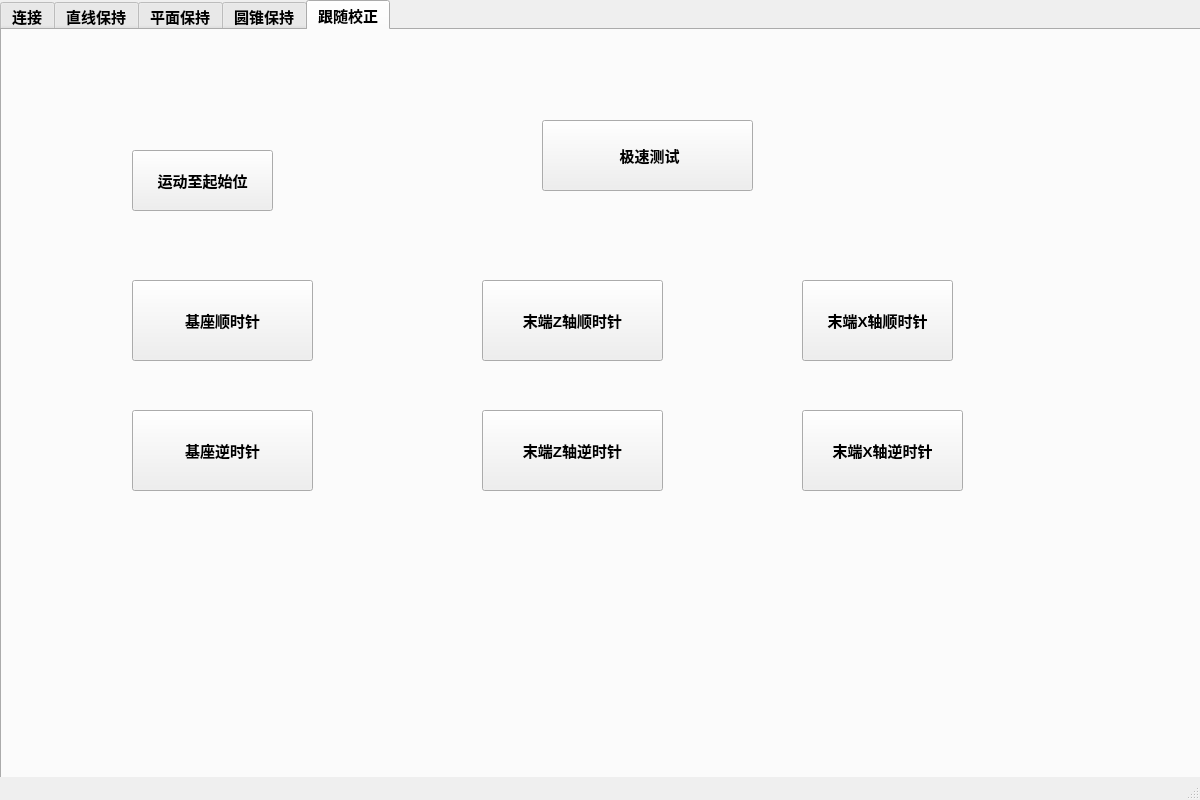
<?xml version="1.0" encoding="UTF-8"?>
<ui version="4.0">
 <class>TestMainWindow</class>
 <widget class="QMainWindow" name="TestMainWindow">
  <property name="geometry">
   <rect>
    <x>0</x>
    <y>0</y>
    <width>1200</width>
    <height>800</height>
   </rect>
  </property>
  <property name="font">
   <font>
    <pointsize>11</pointsize>
    <weight>75</weight>
    <bold>true</bold>
   </font>
  </property>
  <property name="windowTitle">
   <string>TestMainWindow</string>
  </property>
  <widget class="QWidget" name="centralwidget">
   <widget class="QTabWidget" name="tabWidget">
    <property name="geometry">
     <rect>
      <x>0</x>
      <y>0</y>
      <width>1401</width>
      <height>1081</height>
     </rect>
    </property>
    <property name="font">
     <font>
      <pointsize>11</pointsize>
      <weight>75</weight>
      <bold>true</bold>
     </font>
    </property>
    <property name="currentIndex">
     <number>4</number>
    </property>
    <property name="iconSize">
     <size>
      <width>20</width>
      <height>16</height>
     </size>
    </property>
    <widget class="QWidget" name="tab">
     <attribute name="title">
      <string>连接</string>
     </attribute>
     <widget class="QWidget" name="horizontalLayoutWidget">
      <property name="geometry">
       <rect>
        <x>20</x>
        <y>30</y>
        <width>311</width>
        <height>80</height>
       </rect>
      </property>
      <layout class="QHBoxLayout" name="horizontalLayout">
       <item>
        <widget class="QLabel" name="label">
         <property name="text">
          <string>IP地址：</string>
         </property>
        </widget>
       </item>
       <item>
        <spacer name="horizontalSpacer">
         <property name="orientation">
          <enum>Qt::Horizontal</enum>
         </property>
         <property name="sizeHint" stdset="0">
          <size>
           <width>40</width>
           <height>20</height>
          </size>
         </property>
        </spacer>
       </item>
       <item>
        <widget class="QLineEdit" name="lineEdit"/>
       </item>
      </layout>
     </widget>
     <widget class="QWidget" name="horizontalLayoutWidget_2">
      <property name="geometry">
       <rect>
        <x>490</x>
        <y>30</y>
        <width>341</width>
        <height>81</height>
       </rect>
      </property>
      <layout class="QHBoxLayout" name="horizontalLayout_2">
       <item>
        <widget class="QPushButton" name="connect_button">
         <property name="text">
          <string>连接</string>
         </property>
        </widget>
       </item>
       <item>
        <spacer name="horizontalSpacer_3">
         <property name="orientation">
          <enum>Qt::Horizontal</enum>
         </property>
         <property name="sizeHint" stdset="0">
          <size>
           <width>40</width>
           <height>20</height>
          </size>
         </property>
        </spacer>
       </item>
       <item>
        <widget class="QLineEdit" name="lineEdit_2"/>
       </item>
       <item>
        <spacer name="horizontalSpacer_2">
         <property name="orientation">
          <enum>Qt::Horizontal</enum>
         </property>
         <property name="sizeHint" stdset="0">
          <size>
           <width>40</width>
           <height>20</height>
          </size>
         </property>
        </spacer>
       </item>
      </layout>
     </widget>
     <widget class="QPushButton" name="getdata_btn">
      <property name="geometry">
       <rect>
        <x>20</x>
        <y>180</y>
        <width>121</width>
        <height>51</height>
       </rect>
      </property>
      <property name="font">
       <font>
        <family>Agency FB</family>
        <pointsize>14</pointsize>
        <weight>75</weight>
        <bold>true</bold>
       </font>
      </property>
      <property name="text">
       <string>获取数据</string>
      </property>
     </widget>
     <widget class="QPushButton" name="freemode_btn">
      <property name="geometry">
       <rect>
        <x>340</x>
        <y>180</y>
        <width>131</width>
        <height>51</height>
       </rect>
      </property>
      <property name="font">
       <font>
        <pointsize>14</pointsize>
        <weight>75</weight>
        <bold>true</bold>
       </font>
      </property>
      <property name="text">
       <string>自由拖动</string>
      </property>
     </widget>
     <widget class="QPushButton" name="close_btn">
      <property name="geometry">
       <rect>
        <x>650</x>
        <y>180</y>
        <width>151</width>
        <height>51</height>
       </rect>
      </property>
      <property name="font">
       <font>
        <pointsize>14</pointsize>
        <weight>75</weight>
        <bold>true</bold>
       </font>
      </property>
      <property name="text">
       <string>关闭机器臂</string>
      </property>
     </widget>
     <widget class="QWidget" name="horizontalLayoutWidget_3">
      <property name="geometry">
       <rect>
        <x>90</x>
        <y>350</y>
        <width>651</width>
        <height>87</height>
       </rect>
      </property>
      <layout class="QHBoxLayout" name="horizontalLayout_3">
       <property name="spacing">
        <number>15</number>
       </property>
       <item>
        <widget class="QTextEdit" name="pose0_txt"/>
       </item>
       <item>
        <widget class="QTextEdit" name="pose1_txt"/>
       </item>
       <item>
        <widget class="QTextEdit" name="pose2_txt"/>
       </item>
       <item>
        <widget class="QTextEdit" name="pose3_txt"/>
       </item>
       <item>
        <widget class="QTextEdit" name="pose4_txt"/>
       </item>
       <item>
        <widget class="QTextEdit" name="pose5_txt"/>
       </item>
      </layout>
     </widget>
     <widget class="QLabel" name="label_2">
      <property name="geometry">
       <rect>
        <x>10</x>
        <y>360</y>
        <width>71</width>
        <height>31</height>
       </rect>
      </property>
      <property name="font">
       <font>
        <pointsize>18</pointsize>
        <weight>75</weight>
        <bold>true</bold>
       </font>
      </property>
      <property name="text">
       <string>位姿：</string>
      </property>
     </widget>
     <widget class="QLabel" name="label_3">
      <property name="geometry">
       <rect>
        <x>10</x>
        <y>460</y>
        <width>71</width>
        <height>31</height>
       </rect>
      </property>
      <property name="font">
       <font>
        <pointsize>18</pointsize>
        <weight>75</weight>
        <bold>true</bold>
       </font>
      </property>
      <property name="text">
       <string>速度：</string>
      </property>
     </widget>
     <widget class="QWidget" name="horizontalLayoutWidget_4">
      <property name="geometry">
       <rect>
        <x>90</x>
        <y>450</y>
        <width>651</width>
        <height>87</height>
       </rect>
      </property>
      <layout class="QHBoxLayout" name="horizontalLayout_4">
       <property name="spacing">
        <number>15</number>
       </property>
       <item>
        <widget class="QTextEdit" name="speed0_txt"/>
       </item>
       <item>
        <widget class="QTextEdit" name="speed1_txt"/>
       </item>
       <item>
        <widget class="QTextEdit" name="speed2_txt"/>
       </item>
       <item>
        <widget class="QTextEdit" name="speed3_txt"/>
       </item>
       <item>
        <widget class="QTextEdit" name="speed4_txt"/>
       </item>
       <item>
        <widget class="QTextEdit" name="speed5_txt"/>
       </item>
      </layout>
     </widget>
     <widget class="QLabel" name="label_4">
      <property name="geometry">
       <rect>
        <x>10</x>
        <y>550</y>
        <width>71</width>
        <height>31</height>
       </rect>
      </property>
      <property name="font">
       <font>
        <pointsize>18</pointsize>
        <weight>75</weight>
        <bold>true</bold>
       </font>
      </property>
      <property name="text">
       <string>力：</string>
      </property>
     </widget>
     <widget class="QWidget" name="horizontalLayoutWidget_5">
      <property name="geometry">
       <rect>
        <x>90</x>
        <y>540</y>
        <width>651</width>
        <height>87</height>
       </rect>
      </property>
      <layout class="QHBoxLayout" name="horizontalLayout_5">
       <property name="spacing">
        <number>15</number>
       </property>
       <item>
        <widget class="QTextEdit" name="force0_txt"/>
       </item>
       <item>
        <widget class="QTextEdit" name="force1_txt"/>
       </item>
       <item>
        <widget class="QTextEdit" name="force2_txt"/>
       </item>
       <item>
        <widget class="QTextEdit" name="force3_txt"/>
       </item>
       <item>
        <widget class="QTextEdit" name="force4_txt"/>
       </item>
       <item>
        <widget class="QTextEdit" name="force5_txt"/>
       </item>
      </layout>
     </widget>
     <widget class="QPushButton" name="halfballkeep_btn">
      <property name="geometry">
       <rect>
        <x>390</x>
        <y>260</y>
        <width>141</width>
        <height>51</height>
       </rect>
      </property>
      <property name="font">
       <font>
        <pointsize>14</pointsize>
        <weight>75</weight>
        <bold>true</bold>
       </font>
      </property>
      <property name="text">
       <string>雕刻打磨</string>
      </property>
     </widget>
     <widget class="QPushButton" name="freedrive_btn">
      <property name="geometry">
       <rect>
        <x>20</x>
        <y>260</y>
        <width>121</width>
        <height>51</height>
       </rect>
      </property>
      <property name="font">
       <font>
        <pointsize>14</pointsize>
        <weight>75</weight>
        <bold>true</bold>
       </font>
      </property>
      <property name="text">
       <string>自带拖动</string>
      </property>
     </widget>
     <widget class="QPushButton" name="freedrive_close_btn">
      <property name="geometry">
       <rect>
        <x>170</x>
        <y>260</y>
        <width>171</width>
        <height>51</height>
       </rect>
      </property>
      <property name="font">
       <font>
        <pointsize>14</pointsize>
        <weight>75</weight>
        <bold>true</bold>
       </font>
      </property>
      <property name="text">
       <string>自带拖动关闭</string>
      </property>
     </widget>
    </widget>
    <widget class="QWidget" name="tab_2">
     <attribute name="title">
      <string>直线保持</string>
     </attribute>
     <widget class="QPushButton" name="KeepStraight_btn">
      <property name="geometry">
       <rect>
        <x>70</x>
        <y>160</y>
        <width>181</width>
        <height>61</height>
       </rect>
      </property>
      <property name="font">
       <font>
        <pointsize>14</pointsize>
        <weight>75</weight>
        <bold>true</bold>
       </font>
      </property>
      <property name="text">
       <string>直线保持</string>
      </property>
     </widget>
     <widget class="QTextEdit" name="line_pt1">
      <property name="geometry">
       <rect>
        <x>450</x>
        <y>170</y>
        <width>211</width>
        <height>51</height>
       </rect>
      </property>
     </widget>
     <widget class="QTextEdit" name="line_pt2">
      <property name="geometry">
       <rect>
        <x>733</x>
        <y>170</y>
        <width>211</width>
        <height>51</height>
       </rect>
      </property>
     </widget>
     <widget class="QLabel" name="label_5">
      <property name="geometry">
       <rect>
        <x>420</x>
        <y>90</y>
        <width>201</width>
        <height>51</height>
       </rect>
      </property>
      <property name="font">
       <font>
        <pointsize>19</pointsize>
        <weight>75</weight>
        <bold>true</bold>
       </font>
      </property>
      <property name="text">
       <string>线段的两点：</string>
      </property>
     </widget>
     <widget class="QPushButton" name="close_btn_3">
      <property name="geometry">
       <rect>
        <x>70</x>
        <y>330</y>
        <width>171</width>
        <height>61</height>
       </rect>
      </property>
      <property name="font">
       <font>
        <pointsize>14</pointsize>
        <weight>75</weight>
        <bold>true</bold>
       </font>
      </property>
      <property name="text">
       <string>关闭机器臂</string>
      </property>
     </widget>
    </widget>
    <widget class="QWidget" name="tab_3">
     <attribute name="title">
      <string>平面保持</string>
     </attribute>
     <widget class="QPushButton" name="PlaneKeep_btn">
      <property name="geometry">
       <rect>
        <x>30</x>
        <y>30</y>
        <width>171</width>
        <height>51</height>
       </rect>
      </property>
      <property name="font">
       <font>
        <pointsize>14</pointsize>
        <weight>75</weight>
        <bold>true</bold>
       </font>
      </property>
      <property name="text">
       <string>平面保持</string>
      </property>
     </widget>
     <widget class="QPushButton" name="close_btn_2">
      <property name="geometry">
       <rect>
        <x>250</x>
        <y>130</y>
        <width>171</width>
        <height>51</height>
       </rect>
      </property>
      <property name="font">
       <font>
        <pointsize>14</pointsize>
        <weight>75</weight>
        <bold>true</bold>
       </font>
      </property>
      <property name="text">
       <string>关闭机器臂</string>
      </property>
     </widget>
     <widget class="QLabel" name="label_6">
      <property name="geometry">
       <rect>
        <x>270</x>
        <y>30</y>
        <width>191</width>
        <height>51</height>
       </rect>
      </property>
      <property name="font">
       <font>
        <pointsize>14</pointsize>
        <weight>75</weight>
        <bold>true</bold>
       </font>
      </property>
      <property name="text">
       <string>平面间的夹角：</string>
      </property>
     </widget>
     <widget class="QTextEdit" name="plane_angle_txt">
      <property name="geometry">
       <rect>
        <x>480</x>
        <y>30</y>
        <width>221</width>
        <height>41</height>
       </rect>
      </property>
     </widget>
     <widget class="QLabel" name="label_9">
      <property name="geometry">
       <rect>
        <x>830</x>
        <y>20</y>
        <width>181</width>
        <height>61</height>
       </rect>
      </property>
      <property name="font">
       <font>
        <pointsize>14</pointsize>
        <weight>75</weight>
        <bold>true</bold>
       </font>
      </property>
      <property name="text">
       <string> 平面的三个点：</string>
      </property>
     </widget>
     <widget class="QPushButton" name="newplane_btn">
      <property name="geometry">
       <rect>
        <x>30</x>
        <y>130</y>
        <width>171</width>
        <height>51</height>
       </rect>
      </property>
      <property name="font">
       <font>
        <pointsize>14</pointsize>
        <weight>75</weight>
        <bold>true</bold>
       </font>
      </property>
      <property name="text">
       <string>平面对刀</string>
      </property>
     </widget>
     <widget class="QLineEdit" name="newplaneangle_txt">
      <property name="geometry">
       <rect>
        <x>640</x>
        <y>130</y>
        <width>181</width>
        <height>51</height>
       </rect>
      </property>
     </widget>
     <widget class="QLabel" name="label_10">
      <property name="geometry">
       <rect>
        <x>480</x>
        <y>130</y>
        <width>171</width>
        <height>51</height>
       </rect>
      </property>
      <property name="font">
       <font>
        <pointsize>14</pointsize>
        <weight>75</weight>
        <bold>true</bold>
       </font>
      </property>
      <property name="text">
       <string>新平面夹角：</string>
      </property>
     </widget>
     <widget class="QLabel" name="label_11">
      <property name="geometry">
       <rect>
        <x>40</x>
        <y>340</y>
        <width>231</width>
        <height>61</height>
       </rect>
      </property>
      <property name="font">
       <font>
        <pointsize>14</pointsize>
        <weight>75</weight>
        <bold>true</bold>
       </font>
      </property>
      <property name="text">
       <string>点到平面的距离：</string>
      </property>
     </widget>
     <widget class="QWidget" name="verticalLayoutWidget">
      <property name="geometry">
       <rect>
        <x>1030</x>
        <y>20</y>
        <width>171</width>
        <height>97</height>
       </rect>
      </property>
      <layout class="QVBoxLayout" name="verticalLayout">
       <item>
        <widget class="QLineEdit" name="lineEdit_3"/>
       </item>
       <item>
        <widget class="QLineEdit" name="lineEdit_4"/>
       </item>
       <item>
        <widget class="QLineEdit" name="lineEdit_5"/>
       </item>
      </layout>
     </widget>
     <widget class="QWidget" name="verticalLayoutWidget_3">
      <property name="geometry">
       <rect>
        <x>60</x>
        <y>470</y>
        <width>71</width>
        <height>171</height>
       </rect>
      </property>
      <layout class="QVBoxLayout" name="verticalLayout_3"/>
     </widget>
     <widget class="QPushButton" name="freedrive_btn_2">
      <property name="geometry">
       <rect>
        <x>420</x>
        <y>270</y>
        <width>121</width>
        <height>51</height>
       </rect>
      </property>
      <property name="font">
       <font>
        <pointsize>14</pointsize>
        <weight>75</weight>
        <bold>true</bold>
       </font>
      </property>
      <property name="text">
       <string>自带拖动</string>
      </property>
     </widget>
     <widget class="QPushButton" name="freedrive_close_btn_2">
      <property name="geometry">
       <rect>
        <x>550</x>
        <y>270</y>
        <width>161</width>
        <height>51</height>
       </rect>
      </property>
      <property name="font">
       <font>
        <pointsize>14</pointsize>
        <weight>75</weight>
        <bold>true</bold>
       </font>
      </property>
      <property name="text">
       <string>自带拖动关闭</string>
      </property>
     </widget>
     <widget class="QLineEdit" name="pt1_dis_txt">
      <property name="geometry">
       <rect>
        <x>280</x>
        <y>380</y>
        <width>289</width>
        <height>81</height>
       </rect>
      </property>
      <property name="font">
       <font>
        <pointsize>26</pointsize>
        <weight>75</weight>
        <bold>true</bold>
       </font>
      </property>
     </widget>
     <widget class="QLineEdit" name="pt2_dis_txt">
      <property name="geometry">
       <rect>
        <x>280</x>
        <y>500</y>
        <width>289</width>
        <height>81</height>
       </rect>
      </property>
      <property name="font">
       <font>
        <pointsize>26</pointsize>
        <weight>75</weight>
        <bold>true</bold>
       </font>
      </property>
     </widget>
     <widget class="QLineEdit" name="pt3_dis_txt">
      <property name="geometry">
       <rect>
        <x>280</x>
        <y>620</y>
        <width>289</width>
        <height>91</height>
       </rect>
      </property>
      <property name="font">
       <font>
        <pointsize>26</pointsize>
        <weight>75</weight>
        <bold>true</bold>
       </font>
      </property>
     </widget>
    </widget>
    <widget class="QWidget" name="tab_4">
     <attribute name="title">
      <string>圆锥保持</string>
     </attribute>
     <widget class="QPushButton" name="conekeep_btn">
      <property name="geometry">
       <rect>
        <x>70</x>
        <y>100</y>
        <width>141</width>
        <height>41</height>
       </rect>
      </property>
      <property name="font">
       <font>
        <pointsize>14</pointsize>
        <weight>75</weight>
        <bold>true</bold>
       </font>
      </property>
      <property name="text">
       <string>圆锥保持</string>
      </property>
     </widget>
     <widget class="QLineEdit" name="cone_dist_txt">
      <property name="geometry">
       <rect>
        <x>510</x>
        <y>120</y>
        <width>121</width>
        <height>31</height>
       </rect>
      </property>
     </widget>
     <widget class="QLabel" name="label_7">
      <property name="geometry">
       <rect>
        <x>300</x>
        <y>100</y>
        <width>241</width>
        <height>61</height>
       </rect>
      </property>
      <property name="font">
       <font>
        <pointsize>14</pointsize>
        <weight>75</weight>
        <bold>true</bold>
       </font>
      </property>
      <property name="text">
       <string>圆锥保持的半径：</string>
      </property>
     </widget>
     <widget class="QLabel" name="label_8">
      <property name="geometry">
       <rect>
        <x>650</x>
        <y>110</y>
        <width>21</width>
        <height>51</height>
       </rect>
      </property>
      <property name="font">
       <font>
        <pointsize>15</pointsize>
        <weight>75</weight>
        <bold>true</bold>
       </font>
      </property>
      <property name="text">
       <string>M</string>
      </property>
     </widget>
    </widget>
    <widget class="QWidget" name="tab_5">
     <attribute name="title">
      <string>跟随校正</string>
     </attribute>
     <widget class="QPushButton" name="initP_btn">
      <property name="geometry">
       <rect>
        <x>130</x>
        <y>120</y>
        <width>141</width>
        <height>61</height>
       </rect>
      </property>
      <property name="text">
       <string>运动至起始位</string>
      </property>
     </widget>
     <widget class="QPushButton" name="base_clockwise_btn">
      <property name="geometry">
       <rect>
        <x>130</x>
        <y>250</y>
        <width>181</width>
        <height>81</height>
       </rect>
      </property>
      <property name="text">
       <string>基座顺时针</string>
      </property>
     </widget>
     <widget class="QPushButton" name="base_counterclockwise_btn">
      <property name="geometry">
       <rect>
        <x>130</x>
        <y>380</y>
        <width>181</width>
        <height>81</height>
       </rect>
      </property>
      <property name="text">
       <string>基座逆时针</string>
      </property>
     </widget>
     <widget class="QPushButton" name="base_counterclockwise_btn_2">
      <property name="geometry">
       <rect>
        <x>480</x>
        <y>250</y>
        <width>181</width>
        <height>81</height>
       </rect>
      </property>
      <property name="text">
       <string>末端Z轴顺时针</string>
      </property>
     </widget>
     <widget class="QPushButton" name="Z_clockwise_btn">
      <property name="geometry">
       <rect>
        <x>480</x>
        <y>380</y>
        <width>181</width>
        <height>81</height>
       </rect>
      </property>
      <property name="text">
       <string>末端Z轴逆时针</string>
      </property>
     </widget>
     <widget class="QPushButton" name="Rx_clockwise_btn">
      <property name="geometry">
       <rect>
        <x>800</x>
        <y>250</y>
        <width>151</width>
        <height>81</height>
       </rect>
      </property>
      <property name="text">
       <string>末端X轴顺时针</string>
      </property>
     </widget>
     <widget class="QPushButton" name="Rx_counterclockwise_btn">
      <property name="geometry">
       <rect>
        <x>800</x>
        <y>380</y>
        <width>161</width>
        <height>81</height>
       </rect>
      </property>
      <property name="text">
       <string>末端X轴逆时针</string>
      </property>
     </widget>
     <widget class="QPushButton" name="pushButton">
      <property name="geometry">
       <rect>
        <x>540</x>
        <y>90</y>
        <width>211</width>
        <height>71</height>
       </rect>
      </property>
      <property name="text">
       <string> 极速测试</string>
      </property>
     </widget>
    </widget>
   </widget>
   <widget class="QWidget" name="verticalLayoutWidget_2">
    <property name="geometry">
     <rect>
      <x>0</x>
      <y>0</y>
      <width>2</width>
      <height>2</height>
     </rect>
    </property>
    <layout class="QVBoxLayout" name="verticalLayout_2">
     <property name="sizeConstraint">
      <enum>QLayout::SetNoConstraint</enum>
     </property>
    </layout>
   </widget>
  </widget>
  <widget class="QStatusBar" name="statusbar"/>
  <action name="actionInit">
   <property name="text">
    <string>初始化</string>
   </property>
   <property name="toolTip">
    <string>初始化</string>
   </property>
  </action>
  <action name="actionMove">
   <property name="text">
    <string>移动</string>
   </property>
   <property name="toolTip">
    <string>移动</string>
   </property>
  </action>
 </widget>
 <resources/>
 <connections/>
</ui>
